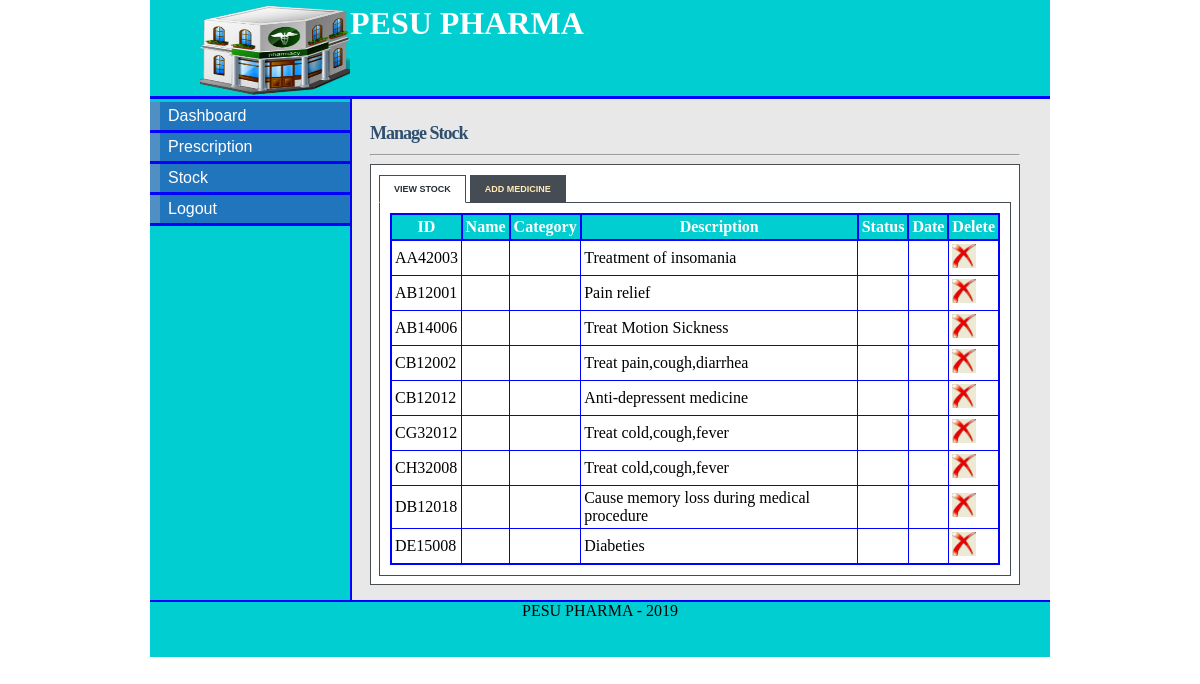
The page /stock_pharmacist.php (signed in) on the database its author committed.
### tables this page shows
CREATE TABLE IF NOT EXISTS `STOCK`(
  `stock_id` VARCHAR(10) NOT NULL,
  `drug` VARCHAR(25) NOT NULL,
  `quantity` INT,
  `company` VARCHAR(25) NOT NULL,
  `cost` INT,
  `description` VARCHAR(50),
  `expiry_date` DATE,
  PRIMARY KEY(`stock_id`)
);

### stock_pharmacist.php (the view, shortened to what this page needs)
<!DOCTYPE html>
<html>
<head>
<link rel="stylesheet" type="text/css" href="style/mystyle.css">
<link rel="stylesheet" href="style/style.css" type="text/css" media="screen" />
<link rel="stylesheet" href="style/table.css" type="text/css" media="screen" />
</head>
<body>
<div id="content">
<div id="header">
<h1><a href="#"><img src="images/hd_logo.jpg"></a>  PESU PHARMA</h1></div>
<div id="left_column">
<div id="button">
<ul>
			<li><a href="pharmacist.php">Dashboard</a></li>
			<li><a href="prescription.php">Prescription</a></li>
			<li><a href="stock_pharmacist.php">Stock</a></li>
			<li><a href="logout.php">Logout</a></li>
		</ul>
</div>
		</div>
<div id="main">
<div id="tabbed_box" class="tabbed_box">
    <h4>Manage Stock</h4>
<hr/>
    <div class="tabbed_area">
        <ul class="tabs">
            <li><a href="javascript:tabSwitch('tab_1', 'content_1');" id="tab_1" class="active">View Stock</a></li>
            <li><a href="javascript:tabSwitch('tab_2', 'content_2');" id="tab_2">Add Medicine</a></li>
        </ul>
        <div id="content_1" class="content">
		<?php
        include_once('connect_db.php');
        $result = mysqli_query($con,"SELECT * FROM stock")
                or die(mysqli_error($con));
        echo "<table border='1' cellpadding='3'>";
         echo "<tr><th>ID</th><th>Name</th><th>Category</th><th>Description</th><th>Status </th><th>Date </th><th>Delete</th></tr>";
        while($row = mysqli_fetch_array( $result )) {
                echo "<tr>";
                 echo '<td>' . $row['stock_id'] . '</td>';
                echo '<td>' . $row['drug_name'] . '</td>';
				echo '<td>' . $row['category'] . '</td>';
				echo '<td>' . $row['description'] . '</td>';
				echo '<td>' . $row['status'] . '</td>';
				echo '<td>' . $row['date_supplied'] . '</td>';?>
				<td><a href="delete_stock.php?stock_id=<?php echo $row['stock_id']?>"><img src="images/delete-icon.jpg" width="24" height="24" border="0" /></a></td>
				<?php
		 }
        echo "</table>";
?>
        </div>
    </div>
</div>
</div>
<div id="footer" align="Center"> PESU PHARMA - 2019</div>
</div>
</body>
</html>

### style/mystyle.css (style rules this page uses)
body { margin-top: 0px; padding-top: 0px; }
#content { margin-left: auto; margin-right: auto; background: #E8E8E8; width: 900px; height: 600px; }
#header { width: 900px; height: 96px; background: #00CED1; border-bottom: solid 3px blue; }
#header h1 { margin: 0px; padding-top: 5px; margin-left: 50px; color: #fff; }
#header img { float:left; height: 90px; width: 150px; }
#left_column { clear: all; float: left; width: 200px; height: 501px; background: #00CED1; border-right:solid 2px blue; }
#main { clear: all; width: 780px; height: 470px; background: #E8E8E8; }
#button { width: 12.5em; padding: 0 0 1em 0; margin-top: 0.2em; margin-bottom: 1em; font-family: 'Trebuchet MS', 'Lucida Grande', Verdana, Arial, Sans-serif; background: #00CED1; color: #333; }
#button ul { list-style: none; margin: 0; padding: 0; border: none; }
#button li { border-bottom: 3px solid blue; margin: 0; list-style: none; list-style-image: none; }
#button li a { display: block; padding: 5px 5px 5px 0.5em; border-left: 10px solid #508fc4; border-right: 10px solid #2175bc; background-color: #2175bc; color: #fff; text-decoration: none; width: 100%; }
html>body #button li a { width: auto; }
#footer { width: 900px; height: 55px; background: #00CED1; clear: all; border-top: solid 2px blue; }

### style/style.css (style rules this page uses)
#tabbed_box { margin: 0px auto 0px 220px; width: 650px; }
.tabbed_box h4 { font-size: 18px; color:#2F4F6F; letter-spacing:-1px; margin-bottom:10px; }
.tabbed_area { border: 1px solid #494e52; background-color: #fff; padding: 8px; }
ul.tabs { margin: 0px; padding: 0px; margin-top: 5px; margin-bottom: 6px; }
ul.tabs li { list-style: none; display: inline; }
ul.tabs li a { background-color: #464c54; color: #ffebb5; padding: 8px 14px 8px 14px; text-decoration: none; font-size: 9px; font-family: Verdana, Arial, Helvetica, sans-serif; font-weight: bold; text-transform: uppercase; border: 1px solid #464c54; }
ul.tabs li a.active { background-color: #ffffff; color: #282e32; border: 1px solid #464c54; border-bottom: 1px solid #ffffff; }
.content { background-color: #ffffff; padding: 10px; border: 1px solid #464c54; }

### style/table.css (style rules this page uses)
table { border-collapse:collapse; }
table,th { border: 2px solid blue; }
th { background-color: #00CED1; color:white; }

### stock_pharmacist.php (style rules this page uses)
#main { height: 477px; }

### rows shown on the page
stock: stock_id "AA42003", description "Treatment of insomania"
stock: stock_id "AB12001", description "Pain relief"
stock: stock_id "AB14006", description "Treat Motion Sickness"
stock: stock_id "CB12002", description "Treat pain,cough,diarrhea"
stock: stock_id "CB12012", description "Anti-depressent medicine"
stock: stock_id "CG32012", description "Treat cold,cough,fever"
stock: stock_id "CH32008", description "Treat cold,cough,fever"
stock: stock_id "DB12018", description "Cause memory loss during medical procedure"
stock: stock_id "DE15008", description "Diabeties"
